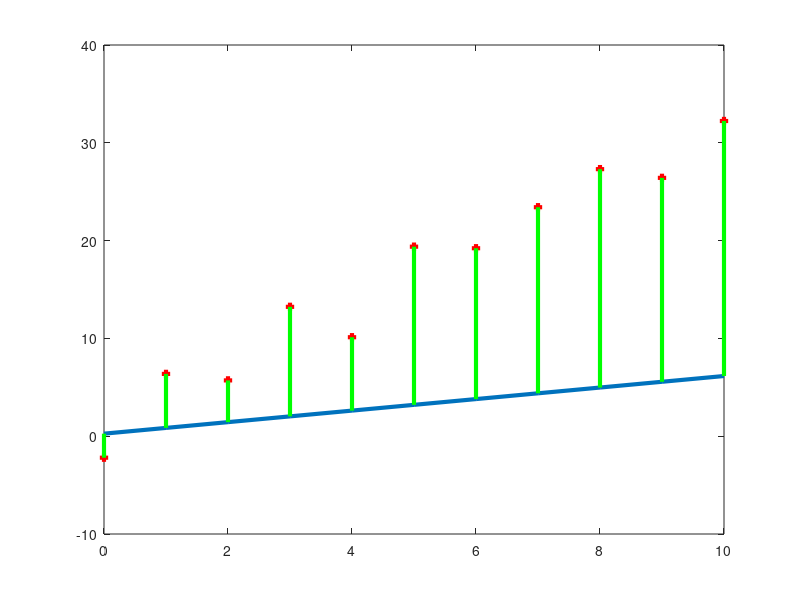

MATLAB code to generate this figure:
alpha=0.01
a=0.58961
b=0.25849
x=[0:10];
y2=[-2.1978 6.3698 5.7063 13.2279 10.1201 19.3790 19.2189 23.4135 27.3058 26.4152 32.2293];
hold off
plot(x,y2,"+r",'linewidth',3)
hold on
y=a*x+b;
plot(x,y,'linewidth',3)
for i = [0:10]
u=[i i];
v=[y(i+1) y2(i+1)];
plot(u,v,"-g",'linewidth',3)
end
print('regression-error.png')
  
